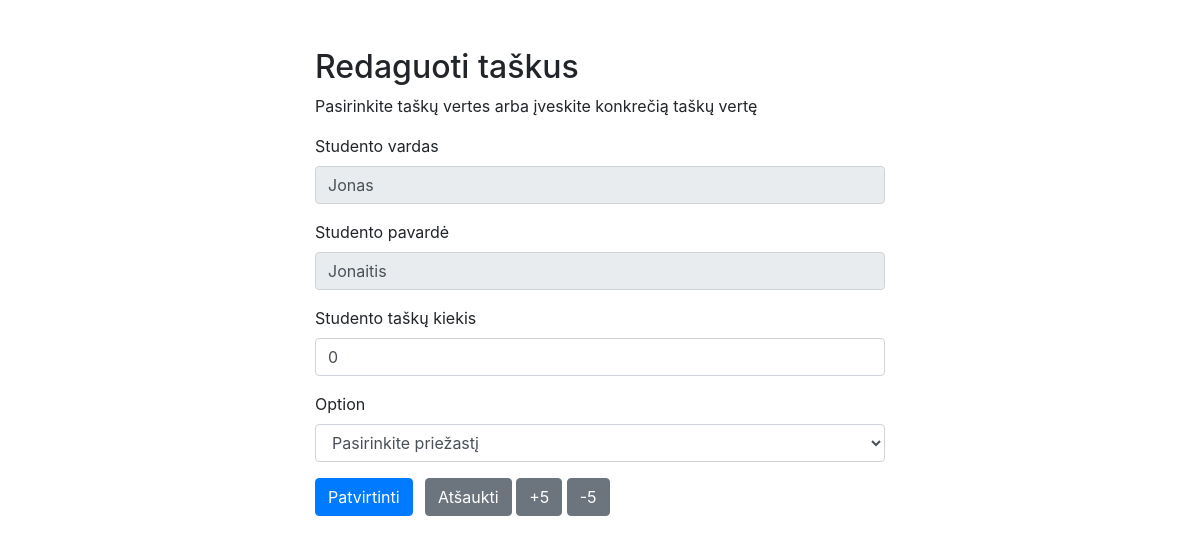
Page /update.php?id=1 on the committed database.
### tables this page shows
CREATE TABLE `students` (
  `id` int(11) NOT NULL,
  `name` varchar(255) NOT NULL,
  `surename` varchar(255) NOT NULL,
  `points` int(11) NOT NULL
);

### update.php (the view, shortened to what this page needs)
<?php
require_once "config.php";
$name = $surename = $points = "";
$name_err = $surename_err = $points_err = "";
$add_points = "";
if(isset($_POST["id"]) && !empty($_POST["id"])){
    $id = $_POST["id"];
    $input_name = trim($_POST["name"]);
    if(empty($input_name)){
        $name_err = "Įveskite vardą";
    } else{
        $name = $input_name;
    }
    $input_surename = trim($_POST["surename"]);
    if(empty($input_surename)){
        $surename_err = "Įveskite pavardę";
    } else{
        $surename = $input_surename;
    }
    $input_points = trim($_POST["points"]);
    if(!is_numeric($input_points)){
        $points_err = "Įveskite taškų kiekį";
    } else{
        $points = $input_points;
    }
	if(is_numeric($add_points)){
		$points = $points + $add_points;
	}
    if(empty($name_err) && empty($surename_err) && empty($points_err)){
        $sql = "UPDATE students SET name=?, surename=?, points=? WHERE id=?";
        if($stmt = mysqli_prepare($link, $sql)){
            mysqli_stmt_bind_param($stmt, "sssi", $param_name, $param_surename, $param_points, $param_id);
            $param_name = $name;
            $param_surename = $surename;
            $param_points = $points;
            $param_id = $id;
            if(mysqli_stmt_execute($stmt)){
                header("location: index.php");
                exit();
            } else{
                echo "Klaida.";
            }
        }
        mysqli_stmt_close($stmt);
    }
    mysqli_close($link);
} else{
    if(isset($_GET["id"]) && !empty(trim($_GET["id"]))){
        $sql = "SELECT * FROM students WHERE id = ?";
        if($stmt = mysqli_prepare($link, $sql)){
            mysqli_stmt_bind_param($stmt, "i", $param_id);
            if(mysqli_stmt_execute($stmt)){
                $result = mysqli_stmt_get_result($stmt);
                if(mysqli_num_rows($result) == 1){
                    $row = mysqli_fetch_array($result, MYSQLI_ASSOC);
                    $name = $row["name"];
                    $surename = $row["surename"];
                    $points = $row["points"];
                } else{
                    header("location: error.php");
                    exit();
                }
            } else{
                echo "Klaida";
            }
        }
    }  else{
        header("location: error.php");
        exit();
    }
}
?>
<!DOCTYPE html>
<html lang="lt">
<head>
    <link rel="stylesheet" href="https://stackpath.bootstrapcdn.com/bootstrap/4.5.2/css/bootstrap.min.css">
</head>
<body>
    <div class="wrapper">
        <div class="container-fluid">
            <div class="row">
                <div class="col-md-12">
                    <h2 class="mt-5">Redaguoti taškus</h2>
                    <p>Pasirinkite taškų vertes arba įveskite konkrečią taškų vertę</p>
                    <form action="<?php echo htmlspecialchars(basename($_SERVER['REQUEST_URI'])); ?>" method="post">
                        <div class="form-group">
                            <label>Studento vardas</label>
                            <input readonly type="text" name="name" class="form-control <?php echo (!empty($name_err)) ? 'is-invalid' : ''; ?>" value="<?php echo $name; ?>">
                        </div>
                        <div class="form-group">
                            <label>Studento pavardė</label>
                            <input readonly type="text" name="surename" class="form-control <?php echo (!empty($surename_err)) ? 'is-invalid' : ''; ?>" value="<?php echo $surename; ?>">
                        </div>
                        <div class="form-group">
                            <label>Studento taškų kiekis</label>
                            <input type="text" name="points" class="form-control <?php echo (!empty($points_err)) ? 'is-invalid' : ''; ?>" value="<?php echo $points; ?>">
                        </div>
						<div class="form-group">
							<label for="exampleFormControlSelect1">Option</label>
							<select class="form-control" id="exampleFormControlSelect1" name="Add">
								<option selected>Pasirinkite priežastį</option>
							</select>
						</div>
                        <input type="submit" class="btn btn-primary" value="Patvirtinti">
                        <a href="index.php" class="btn btn-secondary ml-2">Atšaukti</a>
						<input type="submit" name="add5"
							class="btn btn-secondary" value="+5" />
						<input type="submit" name="sub5"
							class="btn btn-secondary" value="-5" />
                    </form>
                </div>
            </div>
        </div>
    </div>
</body>
</html>

### update.php (style rules this page uses)
.wrapper { width: 600px; margin: 0 auto; }

### rows in the picture
students: name "Jonas", surename "Jonaitis", points "0"
